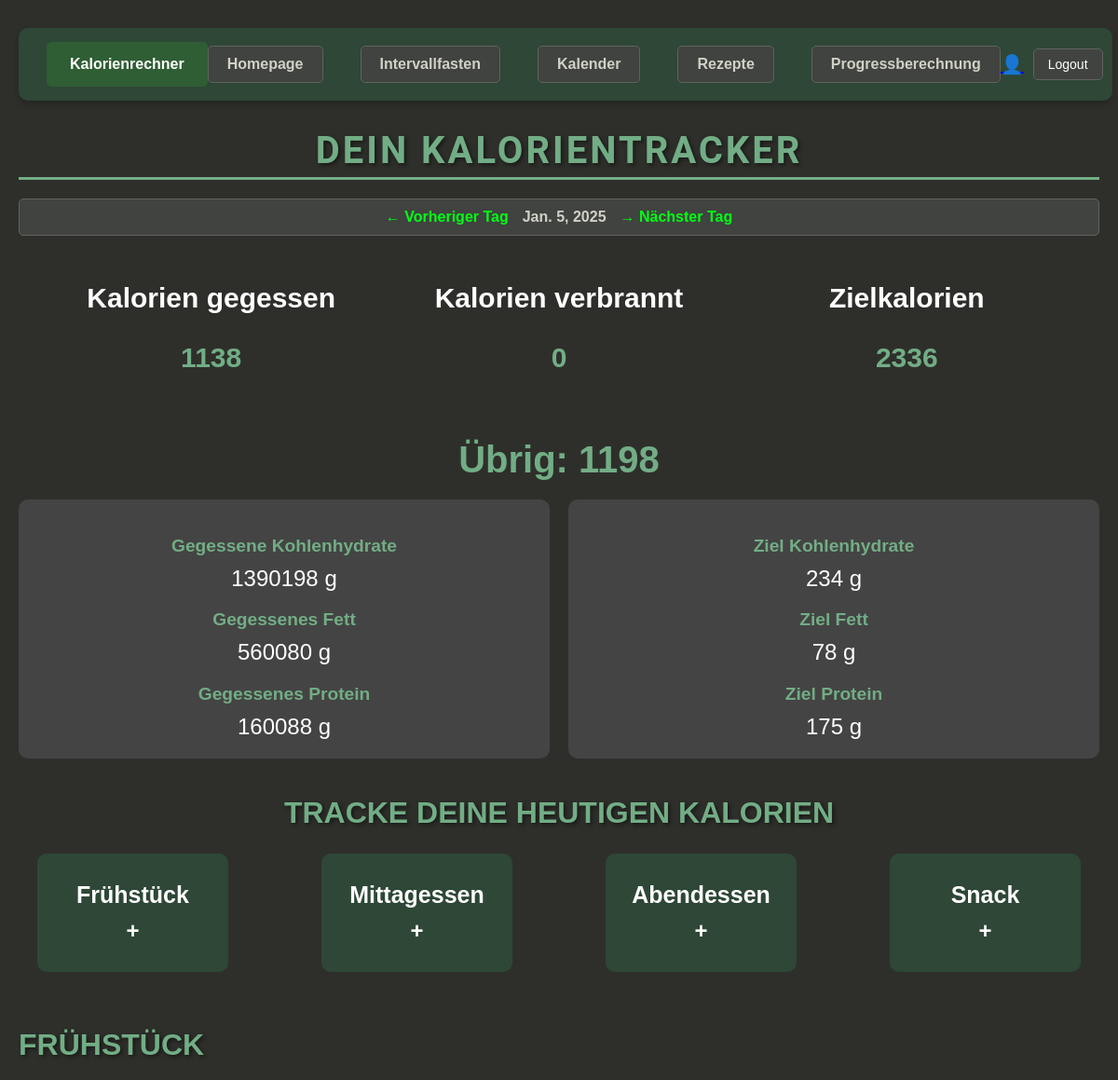
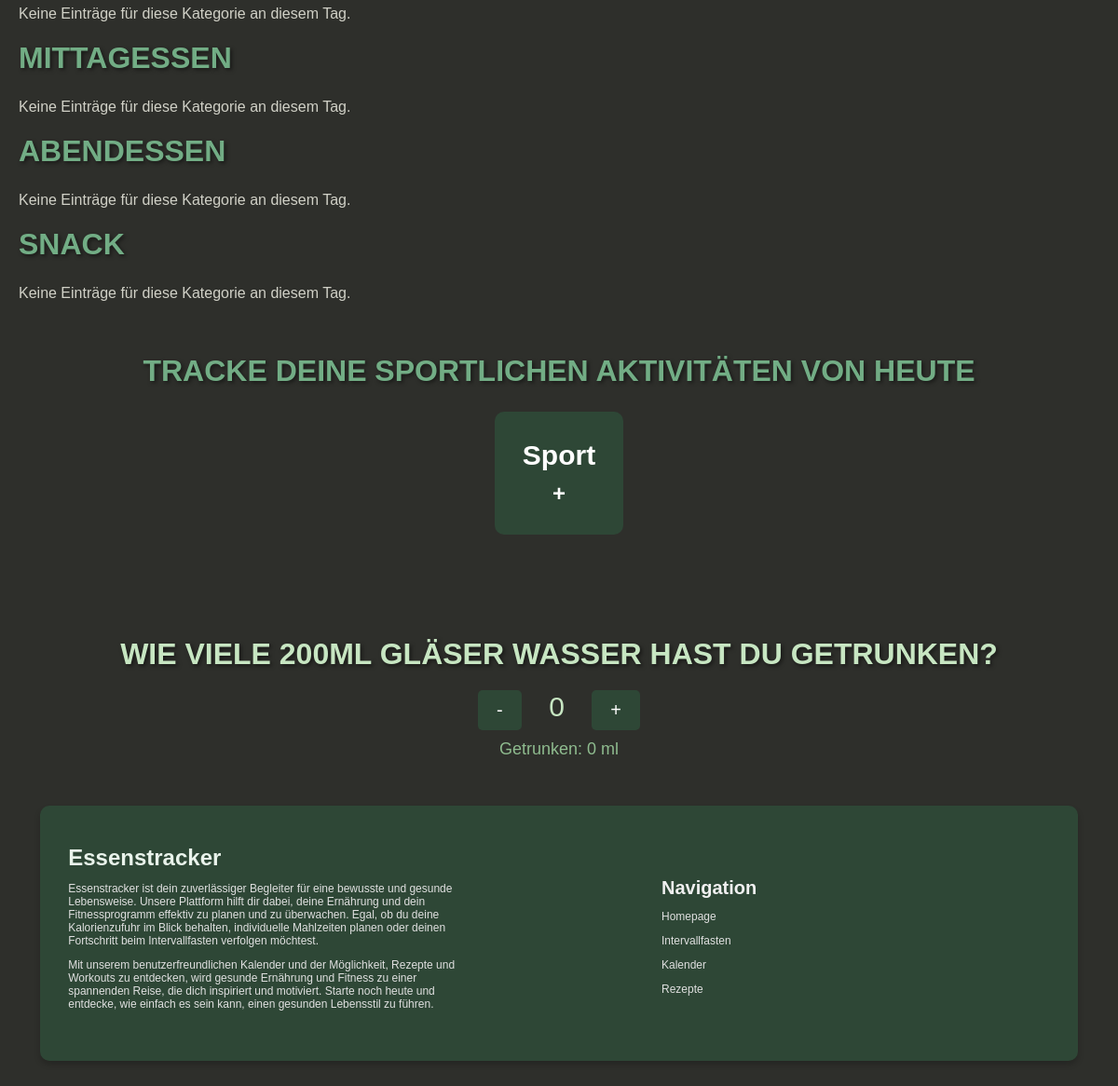
The page /trackerapp/?date=2025-01-05 (signed in) on the database its author committed (2 pictures, top to bottom).
### trackerapp/models.py (models this page shows, shortened)
class DailyFood(models.Model):
    user = models.ForeignKey(User, on_delete=models.CASCADE)
    day = models.DateField(default=now)
    calories_eaten = models.PositiveIntegerField(default=0)
    fat_eaten = models.PositiveIntegerField(default=0)
    carbohydrates_eaten = models.PositiveIntegerField(default=0)
    protein_eaten = models.PositiveIntegerField(default=0)
    calories_burned = models.PositiveIntegerField(default=0)
    daily_calorie_target = models.PositiveIntegerField(default=2000)
    calorie_result = models.IntegerField(default=0)
    fat = models.PositiveIntegerField(default=0)
    carbohydrates = models.PositiveIntegerField(default=0)
    protein = models.PositiveIntegerField(default=0)
    class Meta:
        unique_together = ('user', 'day')

### trackerapp/views.py (the view, shortened to what this page needs)
# urls.py: path('trackerapp/', trackerapp_views.trackerapp, name='trackerapp'),
@login_required
def trackerapp(request):
    today = now().date()
    user = request.user
    daily_food_today = DailyFood.objects.filter(user=user, day=today).first()
    selected_date = request.GET.get('date')
    if selected_date:
        try:
            selected_date = datetime.strptime(selected_date, '%Y-%m-%d').date()
        except ValueError:
            return redirect('trackerapp')
    else:
        selected_date = today
    if selected_date > today:
        return redirect('trackerapp')
    daily_food_entry = DailyFood.objects.filter(user=user, day=selected_date).first()
    categories = {
        'breakfast': 'Frühstück',
        'lunch': 'Mittagessen',
        'dinner': 'Abendessen',
        'snack': 'Snack'
    }
    category_data = {}
    for category_key, category_label in categories.items():
        category_data[category_label] = Food_Unit.objects.filter(
            Q(user=user) &
            Q(time_eaten__date=selected_date) &
            Q(food_categorie=category_key)
        ).values('food_unit_id', 'food_unit_name', 'calories')
    prev_date = selected_date - timedelta(days=1)
    next_date = selected_date + timedelta(days=1) if selected_date < today else None
    context = {
        'daily_food_entry': daily_food_entry,
        'category_data': category_data,
        'selected_date': selected_date,
        'prev_date': prev_date if prev_date <= today else None,
        'next_date': next_date,
        'today': today,
    }
    return render(request, 'trackerapp.html', context)

### trackerapp/templates/Trackerapp.html (shortened to what this page needs)
{% extends 'base.html' %}
{% block content %}
<h1>Dein Kalorientracker</h1>
<div class="navigation">
    {% if prev_date %}
        <a href="?date={{ prev_date|date:'Y-m-d' }}" class="nav-link">&larr; Vorheriger Tag</a>
    {% endif %}
    <span>{{ selected_date }}</span>
    {% if next_date %}
        <a href="?date={{ next_date|date:'Y-m-d' }}" class="nav-link">&rarr; Nächster Tag</a>
    {% endif %}
</div>
{% if daily_food_entry %}
    <div class="summary">
        <div>
            <h3>Kalorien gegessen</h3>
            <p>{{ daily_food_entry.calories_eaten }}</p>
        </div>
        <div>
            <h3>Kalorien verbrannt</h3>
            <p>{{ daily_food_entry.calories_burned }}</p>
        </div>
        <div>
            <h3>Zielkalorien</h3>
            <p>{{ daily_food_entry.daily_calorie_target }}</p>
        </div>
    </div>
    <div class="result">
        Übrig: {{ daily_food_entry.calorie_result }}
    </div>
    <div class="nutrients">
        <div>
            <h3>Gegessene Kohlenhydrate</h3>
            <p>{{ daily_food_entry.carbohydrates_eaten }} g</p>
            <h3>Gegessenes Fett</h3>
            <p>{{ daily_food_entry.fat_eaten }} g</p>
            <h3>Gegessenes Protein</h3>
            <p>{{ daily_food_entry.protein_eaten }} g</p>
        </div>
        <div>
            <h3>Ziel Kohlenhydrate</h3>
            <p>{{ daily_food_entry.carbohydrates }} g</p>
            <h3>Ziel Fett</h3>
            <p>{{ daily_food_entry.fat }} g</p>
            <h3>Ziel Protein</h3>
            <p>{{ daily_food_entry.protein }} g</p>
        </div>
    </div>
{% endif %}
{% include "tracker-function/food-tracker.html" %}
{% for category, items in category_data.items %}
    <h2>{{ category|capfirst }}</h2>
    {% if items %}
        <table>
            <thead>
                <tr>
                    <th>Name</th>
                    <th>Kalorien</th>
                    <th></th>
                </tr>
            </thead>
            <tbody>
                {% for item in items %}
                    <tr>
                        <td>{{ item.food_unit_name }}</td>
                        <td>{{ item.calories }}</td>
                        <td>
                            <form method="POST" action="{% url 'delete_food_entry' item.food_unit_id %}" class="delete-form">
                                {% csrf_token %}
                                <a class="delete-symbol" href="#" onclick="this.closest('form').submit();">&#128465;</a>
                            </form>
                        </td>
                    </tr>
                {% endfor %}
            </tbody>
        </table>
    {% else %}
        <p>Keine Einträge für diese Kategorie an diesem Tag.</p>
    {% endif %}
{% endfor %}
{% include "tracker-function/sport-tracker.html" %}
{% include "tracker-function/water-tracker.html" %}
{% endblock %}

### trackerapp/templates/base.html (style rules this page uses)
.navigation { text-decoration: none; font-weight: bold; font-size: 16px; padding: 10px 20px; color: #d1d1c7; background-color: #40433f; border: 1px solid #60635f; border-radius: 5px; transition: background-color 0.3s, color 0.3s, box-shadow 0.3s; }
body { font-family: Arial, sans-serif; background-color: #2e2f2b; color: #d1d1c7; margin: 0; padding: 20px; justify-content: center; align-items: center; }

### trackerapp/templates/Trackerapp.html (style rules this page uses)
body { font-family: Arial, sans-serif; background-color: #2e2f2b; color: #d1d1c7; margin: 0; display: flex; flex-direction: column; align-items: center; justify-content: center; }
h1 { font-family: 'Roboto', sans-serif; font-size: 2.5rem; font-weight: 700; color: #72ad85; text-transform: uppercase; letter-spacing: 3px; text-shadow: 2px 2px 4px rgba(0, 0, 0, 0.5); text-align: center; margin: 20px auto; border-bottom: 3px solid #72ad85; padding-bottom: 5px; }
h2 { font-size: 2rem; color: #72ad85; text-transform: uppercase; text-shadow: 2px 2px 4px rgba(0, 0, 0, 0.5); margin: 20px auto; padding-bottom: 5px; }
.navigation { display: flex; justify-content: center; }
.nav-link { text-decoration: none; color: #00ff15; font-weight: bold; margin: 0 15px; font-size: 1rem; }
.summary { display: flex; flex-wrap: wrap; justify-content: center; padding: 20px; color: #fff; text-align: center; }
.summary div { flex: 1; min-width: 200px; }
.summary div h3 { font-size: 30px; }
.summary div p { font-size: 30px; color: #72ad85; font-weight: bold; }
.result { font-size: 2.5rem; font-weight: bold; color: #72ad85; margin: 20px 0; text-align: center; }
.nutrients { display: grid; grid-template-columns: repeat(auto-fit, minmax(300px, 1fr)); gap: 20px; width: 100%; }
.nutrients div { background-color: #444; padding: 20px; border-radius: 10px; text-align: center; color: #fff; }
.nutrients div h3 { font-size: 1.2rem; margin-bottom: 10px; color: #72ad85; }
.nutrients div p { font-size: 1.5rem; margin: 0; }

### rows shown on the page
DailyFood: calories_eaten "1138", calories_burned "0", daily_calorie_target "2336", calorie_result "1198", carbohydrates_eaten "1390198", fat_eaten "560080", protein_eaten "160088", carbohydrates "234", fat "78", protein "175"

### other values the page prints
{{ selected_date }} "Jan. 5, 2025"
{{ category|capfirst }} "FRÜHSTÜCK" "MITTAGESSEN" "ABENDESSEN" "SNACK"
